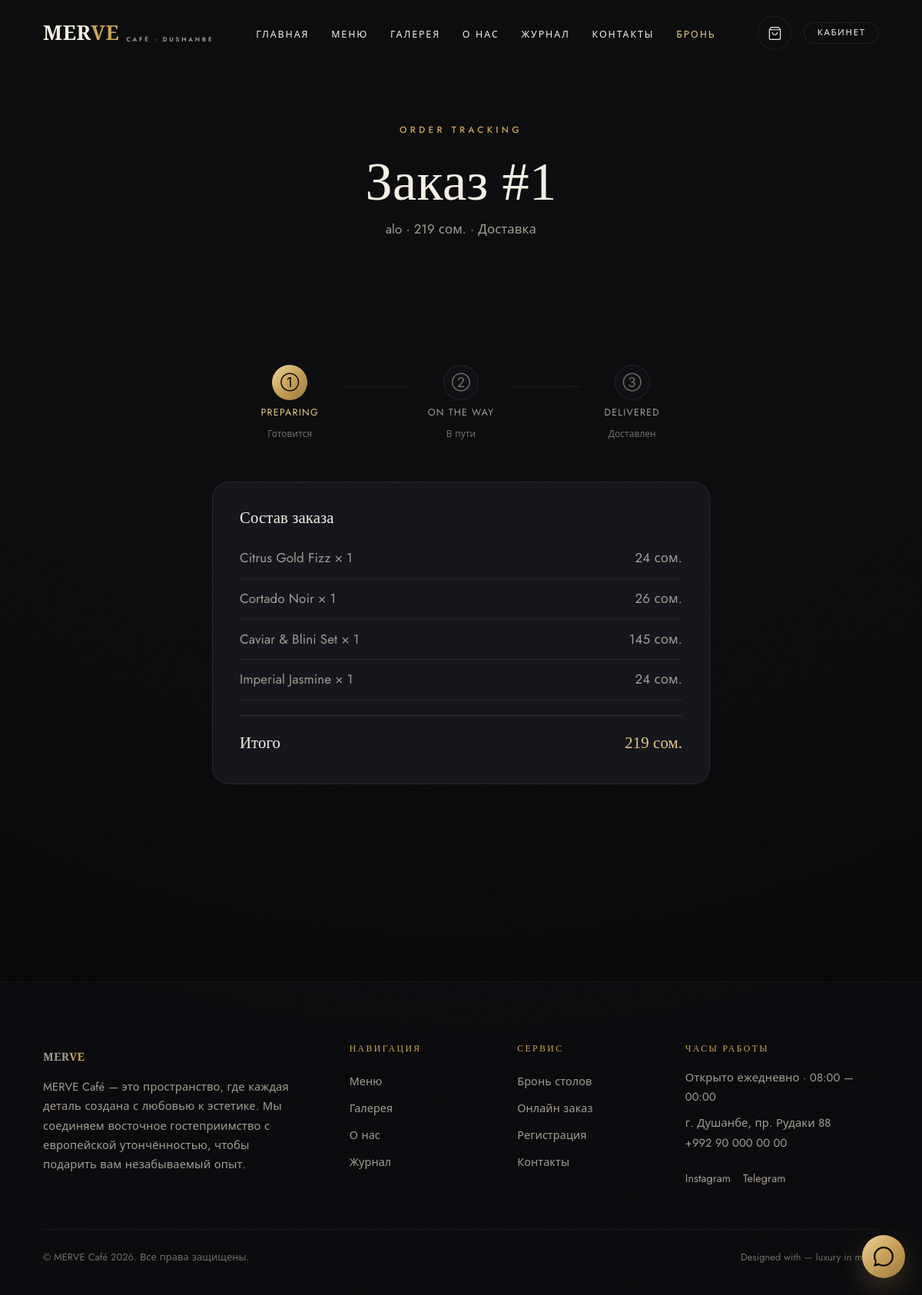
Screenshot of /order/1 (signed in) with the database file from the repository.
### app/models.py (models this page shows)
class Order(db.Model):
    __tablename__ = "orders"
    id = db.Column(db.Integer, primary_key=True)
    user_id = db.Column(db.Integer, db.ForeignKey("users.id"), nullable=True)
    customer_name = db.Column(db.String(120))
    phone = db.Column(db.String(40))
    address = db.Column(db.String(255), default="")
    fulfillment = db.Column(db.String(20), default="delivery")  # delivery | pickup
    total = db.Column(db.Float, default=0.0)
    status = db.Column(db.String(20), default="Preparing")  # Preparing | On the way | Delivered
    created_at = db.Column(db.DateTime, default=datetime.utcnow)
    items = db.relationship("OrderItem", backref="order", lazy=True,
                            cascade="all, delete-orphan")

class OrderItem(db.Model):
    __tablename__ = "order_items"
    id = db.Column(db.Integer, primary_key=True)
    order_id = db.Column(db.Integer, db.ForeignKey("orders.id"), nullable=False)
    item_id = db.Column(db.Integer, db.ForeignKey("menu_items.id"))
    title = db.Column(db.String(120))
    price = db.Column(db.Float, default=0.0)
    quantity = db.Column(db.Integer, default=1)
    @property
    def subtotal(self):
        return round(self.price * self.quantity, 2)

class SiteContent(db.Model):
    __tablename__ = "site_content"
    id = db.Column(db.Integer, primary_key=True)
    key = db.Column(db.String(80), unique=True, nullable=False, index=True)
    value = db.Column(db.Text, default="")
    @staticmethod
    def get(key, default=""):
        row = SiteContent.query.filter_by(key=key).first()
        return row.value if row else default

### app/blueprints/orders.py (the view)
@orders_bp.route("/order/<int:oid>")
def track(oid):
    order = Order.query.get_or_404(oid)
    return render_template("order/track.html", order=order)

### app/models.py (called while the page is built)
@login_manager.user_loader
def load_user(user_id):
    return db.session.get(User, int(user_id))

    @property
    def is_admin(self) -> bool:
        return self.role == "admin"

### app/templates/order/track.html (shortened to what this page needs)
{% extends "base.html" %}
{% block content %}
<header class="page-hero short">
  <div class="container">
    <span class="eyebrow reveal">Order tracking</span>
    <h1 class="page-title reveal">Заказ #{{ order.id }}</h1>
    <p class="page-sub reveal">{{ order.customer_name }} · {{ order.total|int }} сом. · {{ 'Доставка' if order.fulfillment == 'delivery' else 'Самовывоз' }}</p>
  </div>
</header>
<section class="section">
  <div class="container track-wrap">
    <div class="stepper reveal" id="stepper" data-order="{{ order.id }}" data-status="{{ order.status }}">
      <div class="step" data-key="Preparing">
        <span class="step-dot">①</span>
        <span class="step-label">Preparing</span>
        <span class="step-ru">Готовится</span>
      </div>
      <div class="step-line"></div>
      <div class="step" data-key="On the way">
        <span class="step-dot">②</span>
        <span class="step-label">On the way</span>
        <span class="step-ru">В пути</span>
      </div>
      <div class="step-line"></div>
      <div class="step" data-key="Delivered">
        <span class="step-dot">③</span>
        <span class="step-label">Delivered</span>
        <span class="step-ru">Доставлен</span>
      </div>
    </div>
    <div class="order-items reveal">
      <h3>Состав заказа</h3>
      <ul class="order-list">
        {% for it in order.items %}
        <li><span>{{ it.title }} × {{ it.quantity }}</span><span>{{ it.subtotal|int }} сом.</span></li>
        {% endfor %}
      </ul>
      <div class="cart-total-row"><span>Итого</span><span class="cart-total">{{ order.total|int }} сом.</span></div>
    </div>
  </div>
</section>
{% endblock %}

### app/templates/partials/footer.html
<footer class="footer">
  <div class="container">
    <div class="footer-grid">
      <div>
        <a class="brand" href="{{ url_for('main.index') }}"><span>MER<b>VE</b></span></a>
        <p class="lead">{{ site.get('about_text', 'Luxury кафе и ресторан в самом сердце Душанбе. Где вкус, атмосфера и эстетика встречаются.') }}</p>
      </div>
      <div>
        <h5>Навигация</h5>
        <a href="{{ url_for('menu.menu') }}">Меню</a>
        <a href="{{ url_for('main.gallery') }}">Галерея</a>
        <a href="{{ url_for('main.about') }}">О нас</a>
        <a href="{{ url_for('main.blog') }}">Журнал</a>
      </div>
      <div>
        <h5>Сервис</h5>
        <a href="{{ url_for('booking.booking') }}">Бронь столов</a>
        <a href="{{ url_for('menu.menu') }}">Онлайн заказ</a>
        <a href="{{ url_for('auth.register') }}">Регистрация</a>
        <a href="{{ url_for('main.contact') }}">Контакты</a>
      </div>
      <div>
        <h5>Часы работы</h5>
        <p class="lead">{{ site.get('banner_text', 'Открыто ежедневно · 08:00 — 00:00') }}</p>
        <p class="lead">г. Душанбе, пр. Рудаки 88<br>+992 90 000 00 00</p>
        <div style="display:flex;gap:1rem;margin-top:1rem">
          <a href="https://instagram.com" target="_blank" rel="noopener">Instagram</a>
          <a href="https://t.me" target="_blank" rel="noopener">Telegram</a>
        </div>
      </div>
    </div>
    <div class="footer-bottom">
      <span>© {{ BRAND }} {{ 2026 }}. Все права защищены.</span>
      <span>Designed with — luxury in mind.</span>
    </div>
  </div>
</footer>

### rows the page displays
Order: id "1", customer_name "alo", total "219", fulfillment "Доставка"
OrderItem: title "Citrus Gold Fizz", quantity "1", subtotal "24"
OrderItem: title "Cortado Noir", quantity "1", subtotal "26"
OrderItem: title "Caviar & Blini Set", quantity "1", subtotal "145"
OrderItem: title "Imperial Jasmine", quantity "1", subtotal "24"
SiteContent: get "MERVE Café — это пространство, где каждая деталь создана с любовью к эстетике. Мы соединяем восточное гостеприимство с европейской утончённостью, чтобы подарить вам незабываемый опыт."
SiteContent: get "Открыто ежедневно · 08:00 — 00:00"

### other values shown
{{ BRAND }} "MERVE Café"
{{ 2026 }} "2026"
